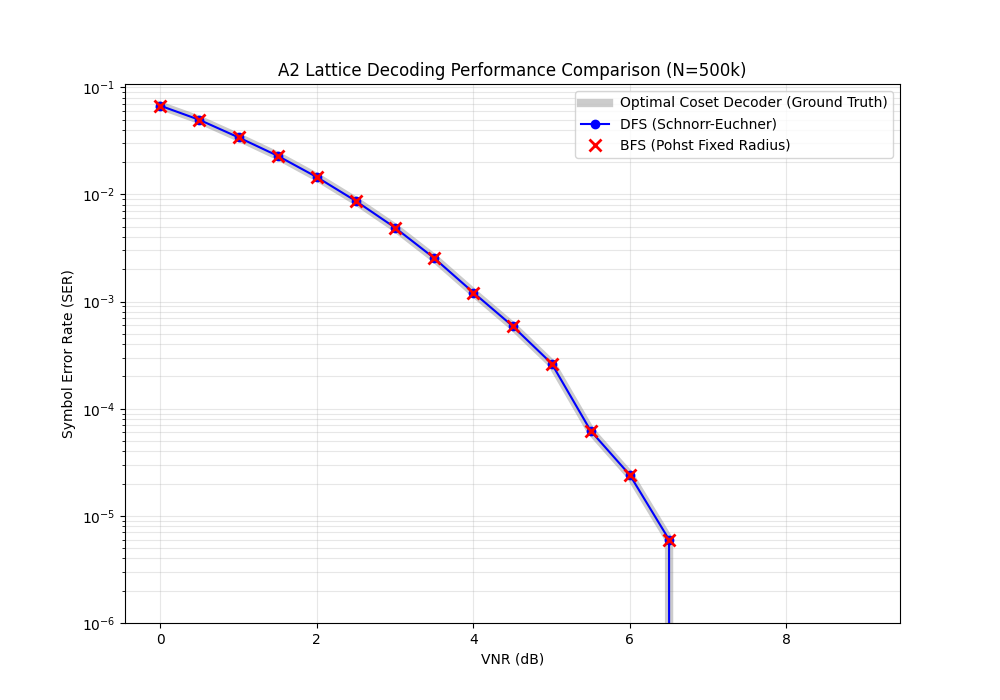

Here is the Python script that generated this plot:
import numpy as np
import matplotlib.pyplot as plt
import time

# =============================================================================
# 1. 基础工具与 A2 定义
# =============================================================================

def get_A2_generator():
    """返回 A2 格的生成矩阵"""
    # A2 格基向量: [1, 0] 和 [0.5, sqrt(3)/2]
    G = np.array([
        [1.0, 0.0],
        [0.5, np.sqrt(3.0)/2.0]
    ])
    return G

def calculate_sigma(G, vnr_db):
    """根据 VNR (dB) 计算噪声标准差 sigma"""
    n = G.shape[0]
    vnr_lin = 10 ** (vnr_db / 10.0)
    # 计算行列式 (体积)
    det_G = np.abs(np.linalg.det(G))
    # VNR 公式: VNR = (det_G)^(2/n) / (2 * pi * e * sigma^2)
    numerator = det_G ** (2.0 / n)
    denominator = 2 * np.pi * np.e * vnr_lin
    sigma = np.sqrt(numerator / denominator)
    return sigma

# =============================================================================
# 2. Optimal Coset Decoder (A2 专用) - Ground Truth
# =============================================================================

def decode_optimal_a2(G_inv, y_received):
    """
    A2 格的最优陪集解码器 (O(1) 复杂度)。
    原理：直接在斜坐标系中寻找最近的整数点。
    """
    # 1. 转换到晶格坐标系: u_continuous = y * G^-1
    u_cont = y_received @ G_inv
    
    # 2. 找到参考整数点 (向下取整)
    u_floor = np.floor(u_cont).astype(int)
    
    # 3. 候选点：(0,0), (0,1), (1,0), (1,1) 的偏移
    candidates_offset = np.array([
        [0, 0], [0, 1], [1, 0], [1, 1]
    ])
    
    best_dist = float('inf')
    best_u = None
    
    # 4. 暴力检查这 4 个邻居 (转换回欧氏空间测距)
    # G_inv 的逆是 G
    G = np.linalg.inv(G_inv)
    
    for offset in candidates_offset:
        u_test = u_floor + offset
        # 映射回欧氏空间: x_test = u_test * G
        x_test = u_test @ G
        
        # 计算距离平方
        d_sq = np.sum((x_test - y_received)**2)
        if d_sq < best_dist:
            best_dist = d_sq
            best_u = u_test
            
    return best_u

# =============================================================================
# 3. 预处理 (QR 分解) - 用于 DFS 和 BFS
# =============================================================================

def preprocess_lattice(G):
    """
    QR 分解: G = H * Q (这里 H 为下三角)
    """
    Q_temp, R_temp = np.linalg.qr(G.T)
    H = R_temp.T # 下三角矩阵
    Q_rot = Q_temp.T # 旋转矩阵
    
    # 确保对角线为正
    n = G.shape[0]
    for i in range(n):
        if H[i, i] < 0:
            H[:, i] = -H[:, i]
            Q_rot[i, :] = -Q_rot[i, :]
            
    return H, Q_rot

# =============================================================================
# 4. DFS (Schnorr-Euchner) - 深度优先
# =============================================================================

def sgn(x):
    return 1 if x >= 0 else -1

def decode_dfs_se(H, r_rot):
    """
    Schnorr-Euchner 策略: 深度优先，自适应半径
    """
    n = H.shape[0]
    bestdist = float('inf')
    k = n - 1
    dist = np.zeros(n)
    E = np.zeros((n, n))
    E[n-1] = r_rot
    u = np.zeros(n, dtype=int)
    step = np.zeros(n, dtype=int)
    
    # 初始 Babai 点
    u[k] = int(round(E[k][k] / H[k][k]))
    y = (E[k][k] - u[k] * H[k][k]) / H[k][k]
    step[k] = sgn(y)
    
    u_hat = np.zeros(n, dtype=int)

    while True:
        d_k = (E[k][k] - u[k] * H[k][k])**2
        newdist = dist[k] + d_k
        
        if newdist < bestdist:
            if k != 0: # 向下
                E[k-1, :k] = E[k, :k] - u[k] * H[k, :k]
                k -= 1
                dist[k] = newdist
                u[k] = int(round(E[k][k] / H[k][k]))
                y = (E[k][k] - u[k] * H[k][k]) / H[k][k]
                step[k] = sgn(y)
            else: # 找到更优点
                bestdist = newdist
                u_hat = u.copy()
                k += 1
                u[k] += step[k]
                y = (E[k][k] - u[k] * H[k][k]) / H[k][k]
                step[k] = -step[k] - sgn(step[k])
        else: # 回溯
            if k == n - 1: return u_hat
            else:
                k += 1
                u[k] += step[k]
                y = (E[k][k] - u[k] * H[k][k]) / H[k][k]
                step[k] = -step[k] - sgn(step[k])

# =============================================================================
# 5. BFS (Pohst/Fixed Radius) - 宽度优先逻辑
# =============================================================================

def decode_bfs_pohst(H, r_rot, C_sq):
    """
    Pohst 策略 (类似 BFS): 固定半径搜索
    """
    n = H.shape[0]
    # BFS 必须有一个硬性边界，否则搜索空间无限
    bestdist = C_sq 
    
    best_u = None
    min_dist = C_sq
    
    # 递归实现层层扫描 (BFS behavior simulation)
    def search_layer(k, current_dist, current_u, E_k):
        nonlocal best_u, min_dist
        
        remain = C_sq - current_dist
        if remain < 0: return

        limit = np.sqrt(remain)
        center = E_k[k] / H[k, k]
        
        # 确定搜索范围
        u_min = int(np.ceil(center - limit / abs(H[k, k])))
        u_max = int(np.floor(center + limit / abs(H[k, k])))
        
        # 自然顺序遍历 (Natural Order)
        for val in range(u_min, u_max + 1):
            this_u = current_u.copy()
            this_u[k] = val
            
            d_inc = (E_k[k] - val * H[k, k])**2
            new_dist = current_dist + d_inc
            
            if new_dist <= C_sq:
                if k == 0:
                    # 只有到底层才更新最优解 (BFS 特性: 此时还不能剪枝上面的层)
                    if new_dist < min_dist:
                        min_dist = new_dist
                        best_u = this_u.copy()
                else:
                    E_next = E_k.copy()
                    E_next[:k] = E_k[:k] - val * H[k, :k]
                    search_layer(k-1, new_dist, this_u, E_next)

    init_u = np.zeros(n, dtype=int)
    search_layer(n-1, 0, init_u, r_rot)
    
    if best_u is None:
        return np.zeros(n, dtype=int) 
    return best_u

# =============================================================================
# 6. 主仿真逻辑
# =============================================================================

def run_a2_evaluation():
    G = get_A2_generator()
    n = 2
    G_inv = np.linalg.inv(G) 
    
    H, Q_rot = preprocess_lattice(G)
    
    # --- 关键修改: 范围更细，样本更多 ---
    # 范围: 0 到 9 dB，步长 0.5
    # 样本: 50万 (A2 跑得快，没问题)
    vnrs_db = np.arange(0, 9.1, 0.5)
    trials = 500000 
    
    ser_dfs = []
    ser_bfs = []
    ser_opt = []
    
    print(f"开始 A2 格对比仿真 (样本数: {trials})...")
    print(f"{'VNR(dB)':<8} | {'DFS(SE)':<10} | {'BFS(Pohst)':<12} | {'Optimal':<10}")
    print("-" * 50)
    
    for vnr in vnrs_db:
        sigma = calculate_sigma(G, vnr)
        
        # BFS 半径: 设为 5*sigma，保证绝不漏掉点 (No Erasure)，从而达到 ML 性能
        radius_sq = (5 * sigma)**2 * n 
        
        err_dfs = 0
        err_bfs = 0
        err_opt = 0
        
        # 批量处理以提高 Python 循环效率? A2 只有 2维，直接循环即可。
        for i in range(trials):
            u_true = np.zeros(n, dtype=int) 
            noise = np.random.normal(0, sigma, n)
            y_rx = noise 
            
            r_rot = y_rx @ Q_rot.T
            
            # DFS
            u_dfs = decode_dfs_se(H, r_rot)
            if np.any(u_dfs != 0): err_dfs += 1
            
            # BFS
            u_bfs = decode_bfs_pohst(H, r_rot, radius_sq)
            if np.any(u_bfs != 0): err_bfs += 1
            
            # Optimal
            u_opt = decode_optimal_a2(G_inv, y_rx)
            if np.any(u_opt != 0): err_opt += 1
            
            # 进度打印
            if i % 100000 == 0 and i > 0:
                print(f"  [VNR {vnr}] {i/trials*100:.0f}%...", end='\r')
            
        ser_dfs.append(err_dfs / trials)
        ser_bfs.append(err_bfs / trials)
        ser_opt.append(err_opt / trials)
        
        print(f"\r{vnr:<8.1f} | {ser_dfs[-1]:<10.2e} | {ser_bfs[-1]:<12.2e} | {ser_opt[-1]:<10.2e}")

    # =============================================================================
    # 绘图 - 强调重合性但视觉可分
    # =============================================================================
    plt.figure(figsize=(10, 7))
    
    # 1. Optimal: 粗灰色实线，作为背景基准
    plt.semilogy(vnrs_db, ser_opt, color='gray', linewidth=6, alpha=0.4, label='Optimal Coset Decoder (Ground Truth)')
    
    # 2. DFS: 蓝色圆点，细线
    plt.semilogy(vnrs_db, ser_dfs, 'bo-', linewidth=1.5, markersize=6, label='DFS (Schnorr-Euchner)')
    
    # 3. BFS: 红色叉号，不连线(或者虚线)，稍微错开一点点或直接叠放
    # 为了看清重合，我们不偏移数据，而是依靠标记形状
    plt.semilogy(vnrs_db, ser_bfs, 'rx', markersize=8, markeredgewidth=2, label='BFS (Pohst Fixed Radius)')
    
    plt.title('A2 Lattice Decoding Performance Comparison (N=500k)')
    plt.xlabel('VNR (dB)')
    plt.ylabel('Symbol Error Rate (SER)')
    plt.legend()
    plt.grid(True, which='both', alpha=0.3)
    
    # 设置下限，避免 0 导致的绘图问题
    plt.ylim(bottom=1e-6) 
    
    plt.savefig('A2_Comparison_HighRes.png')
    plt.show()
    print("\n仿真完成。图像已保存为 A2_Comparison_HighRes.png")

if __name__ == '__main__':
    run_a2_evaluation()
